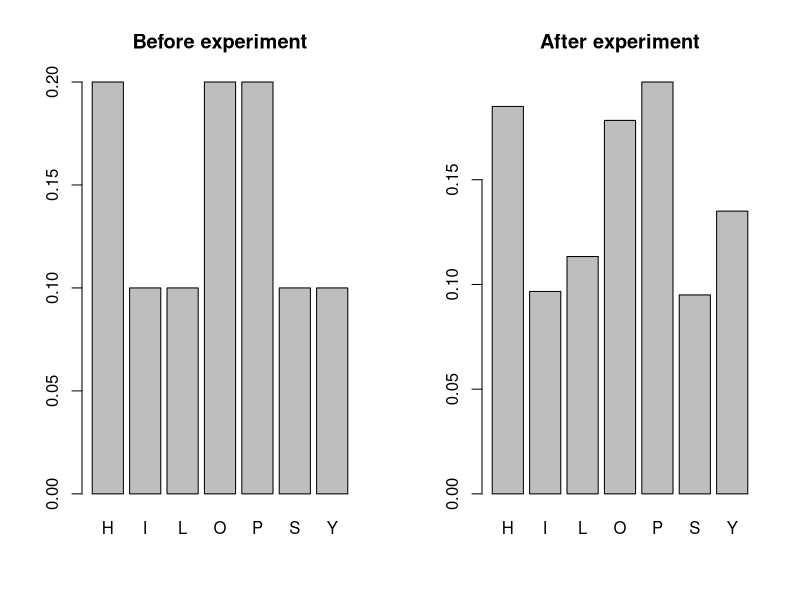
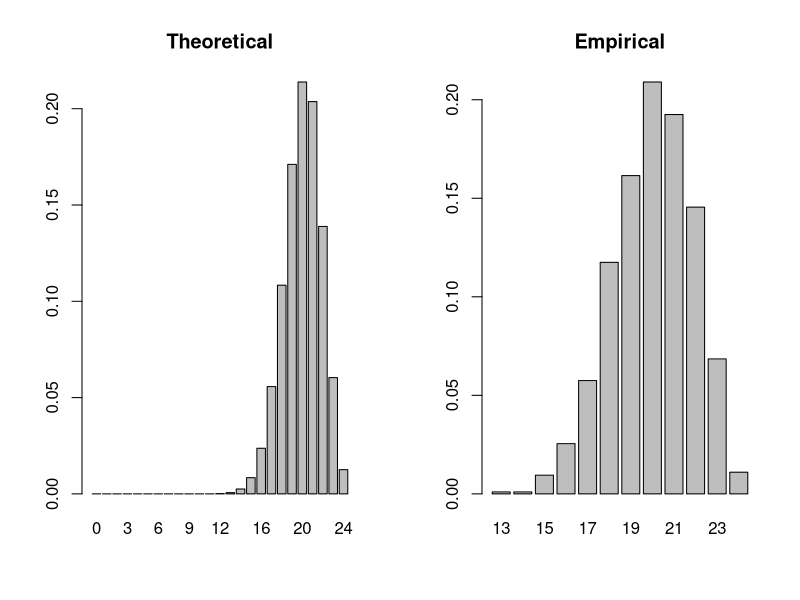

Generate these figures, in order, with R:
# Using the letters from the "PHILOSOPHY" model experiment of getting a sequence of 600 elements with unequal probabilities
# (probabilities should show the frequency of the occurrence of the same letter in this phrase.)
# Using a bar diagram compare the probabilities before and after the experiment.
# Both diagrams have to have titles and have to be on one page. Save this graphic file as Surname2.png
# NOTE. The letters in the population should be written in alphabetical order

let1 <- c("P", "H", "I", "L", "O", "S", "O", "P", "H", "Y")

let2 <- c("H", "I", "L", "O", "P", "S", "Y")
pr <- c(2, 1, 1, 2, 2, 1, 1) / 10 # Probabilities before exp.

n <- 600 # 600 elements

x <- sample(let2, n, prob = pr, replace = TRUE)

tab <- table(x) / length(x) # probabilities after the experiment.

par(mfrow = c(1, 2))
barplot(pr, names.arg = let2, main = "Before experiment")
barplot(tab, main = "After experiment")



# First of all, you have defined some notations: nl – number of letters in your name; sl – number of letters in your surname.
# Enter the values of your constants: p1, p2, h:
# p1 = (mod(sl/4) · 0.1 + 0.5);
# p2 = mod(nl/4) · 0.1+ 0.05;
# h = mod((nl + sl)/6 + 3) · 10.
# You ask your neighbour to water a sickly plant while you are on vacation. With water, it will die with probability p1; without water, it will die with probability p2. You are h percent certain that your neighbour will remember to water the plant. When you returned, the plant was dead. Create a function (p1, p2, h) that calculates the probability that your neighbour remembered to water the plant.  Finally, calculate the probability using this function.

# The obtained probability has to be written in the comment.
nl <- 6
sl <- 5
p1 <- ((Mod(sl / 4) * 0.1 + 0.5)) / 100
p2 <- (Mod(nl / 4) * 0.1 + 0.05) / 100
h <- (Mod((nl + sl) / 6 + 3) * 10) / 100



remembered_to_water <- function(p1, p2, h) {
    prob_dead_no_water <- (1 - h) * p2
    prob_dead_with_water <- h * p1
    return(prob_dead_with_water / (prob_dead_no_water + prob_dead_with_water))
}
print(remembered_to_water(p1, p2, h))
# 0.7451182




# First of all, you have defined some notations: nl – number of letters in your name; month – your birthday month.
# Enter the values of your constants: k = mod(nl/3) + 4 and n = month · 500.
# Model experiment of tossing 3*k dices using a sample(). Do this experiment n times. Draw the empirical and theoretical density function of the number of ”at least 2” that occurred.
# Both graphs have to have titles and they have to be on one page. Save this graphic file as Surname1.png. You have to upload the graphic file here.
# Calculate the difference between the theoretical and empirical mean. The answer has to be written in the comment.

month <- 4
k_dices <- (Mod(nl / 3) + 4) * 4
n_times <- month * 500


# (at least 2 occurred (>= 2) {2, 3, 4, 5, 6}
prob_ge_2 <- 5 / 6
k_dices_vec <- 0:k_dices
k_dices_prob <- dbinom(k_dices_vec, k_dices, prob_ge_2)
rbind(k_dices_vec, k_dices_prob)

# Sample:
y <- sample(k_dices_vec, n_times, replace = TRUE, prob = k_dices_prob)
table(y) / n_times
# GRAPHS
par(mfrow = c(1, 2))
barplot(k_dices_prob, names.arg = k_dices_vec, main = "Theoretical") # Theoretical 
barplot(table(y) / n_times, main = "Empirical") # Empirical
# MEAN and Variance from exp.
print(mean(y))
print(var(y))
# MEAN and Variance before exp.
k_dices * prob_ge_2 # np
k_dices * prob_ge_2 * (1 - prob_ge_2) # npq
